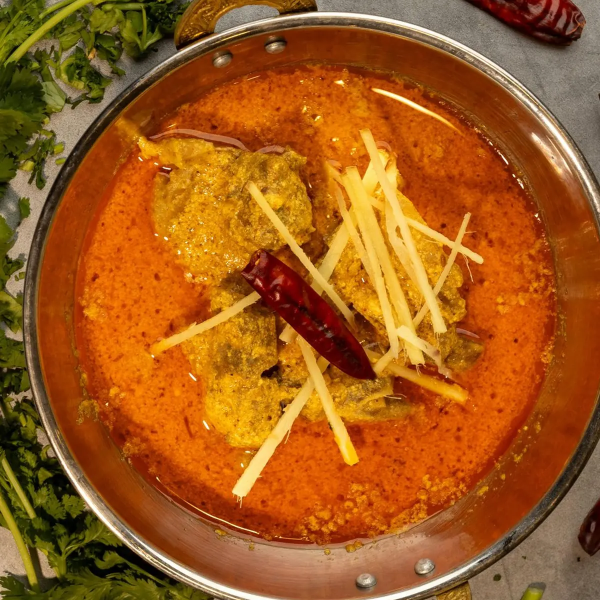
#> input picture img/beef-nihari-1200.webp, 1200 x 1200 px, given in place of thai.jpg, which was not available (shown at 1/2 size)
$ python build.py
#> lines starting #> are read from the running program, lines starting #| are printed output that depends on the picture; after the words box and inside, x2 and y2 are one past the last pixel; in counts of white or black regions, pixels touching at a corner belong together; pictures that were not available may be replaced by others from this repository, and a replacement may not be noted
"""Build web assets: optimized WebP images + per-dish 3D plate models (GLB).

Run:  python tools/build.py
Input:  assets/dishes/*.jpg  (one photo per dish)  and  assets/cat/*.jpg (category fallbacks)
Output: img/*.webp  and  models/*.glb

The GLB is a "plate" mesh — a shallow dish with a food dome in the middle — with the
dish photograph mapped onto it and sized to a real 27 cm plate, so AR places it on the
table at true size. Replace any .glb with a real photogrammetry scan when you have one.

The texture is a composite, not the raw photo: a soft ceramic-plate gradient with the
food photo blended into just the dome area, so the rim reads as a plate edge instead of
whatever was in the background of the photo. A normal map derived from the photo's own
detail (rice grains, char, sauce texture) is baked in too, so the surface catches light
unevenly instead of looking like a photo glued onto a smooth bump.
"""
import io, json, math, os, struct, glob
from PIL import Image, ImageDraw, ImageFilter, ImageChops

ROOT = os.path.dirname(os.path.dirname(os.path.abspath(__file__)))
os.chdir(ROOT)
os.makedirs("img", exist_ok=True)
os.makedirs("models", exist_ok=True)

# ---------------------------------------------------------------- images
def square(im: Image.Image, margin: float = 0.18) -> Image.Image:
    """Square crop around the food itself, not the middle of the frame.

    Food photography is rarely centred and often sits on a lot of empty dark table —
    a bowl in the lower-left corner would map onto the plate model as a black disc.
    Weighting pixels by saturation and brightness locates the dish, then the crop is
    taken around everything that scores highly, plus `margin` breathing room."""
    N = 64
    probe = im.convert("RGB").resize((N, N), Image.BILINEAR)
    px = probe.load()
    w = [[0.0] * N for _ in range(N)]
    peak = 0.0
    for y in range(N):
        for x in range(N):
            r, g, b = px[x, y]
            hi, lo = max(r, g, b), min(r, g, b)
            v = (0.35 + (hi - lo) / 255) * (0.2 + hi / 255)
            v *= 1 - 0.3 * (((x - (N - 1) / 2) / (N / 2)) ** 2 + ((y - (N - 1) / 2) / (N / 2)) ** 2) / 2
            w[y][x] = v
            peak = max(peak, v)
    cut = peak * 0.55
    xs = [x for y in range(N) for x in range(N) if w[y][x] >= cut]
    ys = [y for y in range(N) for x in range(N) if w[y][x] >= cut]
    if not xs:
        cx = cy = 0.5
        side = 1.0
    else:
        x0, x1, y0, y1 = min(xs), max(xs) + 1, min(ys), max(ys) + 1
        cx, cy = (x0 + x1) / 2 / N, (y0 + y1) / 2 / N
        side = max(x1 - x0, y1 - y0) / N * (1 + margin)

    short = min(im.size)
    s_px = round(min(max(side * short, short * 0.45), short))   # never crazier than 45% of the frame
    left = min(max(round(cx * im.width - s_px / 2), 0), im.width - s_px)
    top = min(max(round(cy * im.height - s_px / 2), 0), im.height - s_px)
    return im.crop((left, top, left + s_px, top + s_px))


def webp(im: Image.Image, out: str, width: int, quality: int) -> None:
    w, h = im.size
    im = im.resize((width, round(h * width / w)), Image.LANCZOS)
    im.save(out, "WEBP", quality=quality, method=6)

def build_images(src: str, slug: str, sizes=((560, 72), (1200, 76))) -> None:
    im = square(Image.open(src).convert("RGB"))
    for width, q in sizes:
        webp(im, f"img/{slug}-{width}.webp", width, q)

# ---------------------------------------------------------------- 3D plate
PLATE_D, DOME, RIM, DEPTH = 0.27, 0.055, 0.006, 0.014   # metres
NR, NS = 30, 60                                          # rings, segments
DOME_EDGE = 0.78   # fraction of plate radius where the food mound ends (matches FOOD_FRAC below)

# Real dishes aren't all the same shape — a rice mound piles up, a stew lies flat.
# Height is a multiplier on DOME; skipped dishes (incl. the 4 category fallbacks) get 1.0.
DOME_SCALE = {
    "chicken-biryani": 1.15, "mutton-pulao": 1.1,
    "mutton-karahi": 0.75, "chicken-karahi": 0.75,
    "beef-nihari": 0.55, "haleem": 0.5, "dal-makhani": 0.5,
    "seekh-kebab": 0.55, "chicken-tikka": 0.55,
}

def profile(t: float, scale: float = 1.0) -> float:
    food = DOME * scale * max(0.0, 1.0 - (t / DOME_EDGE) ** 2) ** 0.85
    return food + RIM * t ** 5

# ------------------------------------------------------------- plate texture
FOOD_FRAC = 0.74   # diameter of the food photo circle, as a fraction of the full texture —
                    # matched to DOME_EDGE so the texture's food patch lines up with the mesh's food dome

def ceramic_base(size: int, tint=(241, 235, 224)) -> Image.Image:
    """A plain plate is a gradient, not a texture: bright centre, gentle falloff,
    a thin bright ring where light catches the rim's bevel."""
    n = 128
    c = n / 2
    edge_shade = int(232 - 34 * 0.7 ** 1.3)   # matches the f=1.0 ring below — keeps the untextured corners consistent
    g = Image.new("L", (n, n), edge_shade)
    d = ImageDraw.Draw(g)
    for i in range(int(c), 0, -1):
        f = i / c
        shade = 232 - 34 * max(0.0, f - 0.3) ** 1.3
        shade += 16 * math.exp(-((f - 0.88) ** 2) / 0.006)
        d.ellipse([c - i, c - i, c + i, c + i], fill=int(max(0, min(255, shade))))
    g = g.filter(ImageFilter.GaussianBlur(2)).resize((size, size), Image.LANCZOS)
    return Image.merge("RGB", [g.point(lambda v, ch=ch: v * ch // 232) for ch in tint])

def build_texture(src_photo: str, tex_px: int) -> Image.Image:
    """Ceramic plate gradient with the dish photo feathered into the food-dome area only —
    the rim and underside stay a clean plate colour instead of showing photo background."""
    food = square(Image.open(src_photo).convert("RGB"), margin=0.03).resize((tex_px, tex_px), Image.LANCZOS)
    base = ceramic_base(tex_px)
    mask = Image.new("L", (tex_px, tex_px), 0)
    r = tex_px * FOOD_FRAC / 2
    c = tex_px / 2
    ImageDraw.Draw(mask).ellipse([c - r, c - r, c + r, c + r], fill=255)
    mask = mask.filter(ImageFilter.GaussianBlur(tex_px * 0.02))
    return Image.composite(food, base, mask)

def make_normal_map(color_im: Image.Image, amplify: float = 3.0) -> Image.Image:
    """Cheap bump map from the texture's own luminance gradient — real food isn't flat,
    so letting rice grains / char / sauce ripples perturb the surface normal is what
    keeps the dome from reading as 'photo glued onto a smooth blob' as it catches light."""
    g = color_im.convert("L").filter(ImageFilter.GaussianBlur(0.7))
    dx = ImageChops.subtract(g, ImageChops.offset(g, -1, 0), scale=1.0 / amplify, offset=128)
    dy = ImageChops.subtract(g, ImageChops.offset(g, 0, -1), scale=1.0 / amplify, offset=128)
    b = Image.new("L", g.size, 255)
    return Image.merge("RGB", (dx, dy, b))

def build_glb(src_photo: str, out: str, tex_px: int = 768, dome_scale: float = 1.0) -> None:
    R = PLATE_D / 2
    pos, nrm, uv, idx = [], [], [], []

    def planar_uv(x, z):
        return (0.5 + 0.47 * x / R, 0.5 + 0.47 * z / R)

    # --- top surface (food dome + rim)
    for i in range(NR + 1):
        t = i / NR
        r = t * R
        y = profile(t, dome_scale)
        dt = 1e-4
        slope = (profile(min(1.0, t + dt), dome_scale) - profile(max(0.0, t - dt), dome_scale)) / ((min(1.0, t + dt) - max(0.0, t - dt)) * R)
        for j in range(NS):
            a = 2 * math.pi * j / NS
            cx, cz = math.cos(a), math.sin(a)
            x, z = r * cx, r * cz
            pos.append((x, y, z))
            n = (-slope * cx, 1.0, -slope * cz)
            L = math.sqrt(sum(c * c for c in n)) or 1.0
            nrm.append(tuple(c / L for c in n))
            uv.append(planar_uv(x, z))
    for i in range(NR):
        for j in range(NS):
            a = i * NS + j
            b = i * NS + (j + 1) % NS
            c = (i + 1) * NS + (j + 1) % NS
            d = (i + 1) * NS + j
            idx += [a, b, c, a, c, d]

    # --- outer wall
    base = len(pos)
    y_top = profile(1.0, dome_scale)
    for ring_y in (y_top, -DEPTH):
        for j in range(NS):
            a = 2 * math.pi * j / NS
            cx, cz = math.cos(a), math.sin(a)
            pos.append((R * cx, ring_y, R * cz))
            nrm.append((cx, 0.0, cz))
            uv.append(planar_uv(R * cx * 0.985, R * cz * 0.985))
    for j in range(NS):
        a = base + j
        b = base + (j + 1) % NS
        c = base + NS + (j + 1) % NS
        d = base + NS + j
        idx += [a, c, b, a, d, c]

    # --- bottom
    cbase = len(pos)
    pos.append((0.0, -DEPTH, 0.0)); nrm.append((0.0, -1.0, 0.0)); uv.append(planar_uv(R * 0.985, 0.0))
    for j in range(NS):
        a = 2 * math.pi * j / NS
        cx, cz = math.cos(a), math.sin(a)
        pos.append((R * cx, -DEPTH, R * cz)); nrm.append((0.0, -1.0, 0.0))
        uv.append(planar_uv(R * cx * 0.985, R * cz * 0.985))   # clean ceramic band, not the food photo — this face is barely ever seen
    for j in range(NS):
        idx += [cbase, cbase + 1 + (j + 1) % NS, cbase + 1 + j]

    # --- texture: ceramic plate + feathered food photo, plus a bump map derived from it
    color_im = build_texture(src_photo, tex_px)
    jpg = io.BytesIO(); color_im.save(jpg, "JPEG", quality=82, optimize=True); tex = jpg.getvalue()
    nrm_buf = io.BytesIO(); make_normal_map(color_im).save(nrm_buf, "JPEG", quality=80, optimize=True); nrm_tex = nrm_buf.getvalue()

    # --- binary buffer
    def pad4(b): return b + b"\x00" * ((4 - len(b) % 4) % 4)
    b_pos = struct.pack("<%df" % (len(pos) * 3), *[c for v in pos for c in v])
    b_nrm = struct.pack("<%df" % (len(nrm) * 3), *[c for v in nrm for c in v])
    b_uv  = struct.pack("<%df" % (len(uv) * 2), *[c for v in uv for c in v])
    u16 = len(pos) < 65536
    b_idx = struct.pack(("<%dH" if u16 else "<%dI") % len(idx), *idx)
    parts, views, off = [], [], 0
    for data, target in ((b_pos, 34962), (b_nrm, 34962), (b_uv, 34962), (b_idx, 34963), (tex, None), (nrm_tex, None)):
        d = pad4(data)
        v = {"buffer": 0, "byteOffset": off, "byteLength": len(data)}
        if target: v["target"] = target
        views.append(v); parts.append(d); off += len(d)
    blob = b"".join(parts)

    mins = [min(v[k] for v in pos) for k in range(3)]
    maxs = [max(v[k] for v in pos) for k in range(3)]
    gltf = {
        "asset": {"version": "2.0", "generator": "mastara plate builder"},
        "scene": 0, "scenes": [{"nodes": [0]}],
        "nodes": [{"mesh": 0, "name": os.path.basename(out)[:-4]}],
        "meshes": [{"primitives": [{"attributes": {"POSITION": 0, "NORMAL": 1, "TEXCOORD_0": 2},
                                    "indices": 3, "material": 0}]}],
        "materials": [{"name": "dish", "doubleSided": False,
                       "pbrMetallicRoughness": {"baseColorTexture": {"index": 0},
                                                "metallicFactor": 0.0, "roughnessFactor": 0.55},
                       "normalTexture": {"index": 1}}],
        "textures": [{"sampler": 0, "source": 0}, {"sampler": 0, "source": 1}],
        "images": [{"bufferView": 4, "mimeType": "image/jpeg"}, {"bufferView": 5, "mimeType": "image/jpeg"}],
        "samplers": [{"magFilter": 9729, "minFilter": 9987, "wrapS": 33071, "wrapT": 33071}],
        "accessors": [
            {"bufferView": 0, "componentType": 5126, "count": len(pos), "type": "VEC3", "min": mins, "max": maxs},
            {"bufferView": 1, "componentType": 5126, "count": len(nrm), "type": "VEC3"},
            {"bufferView": 2, "componentType": 5126, "count": len(uv), "type": "VEC2"},
            {"bufferView": 3, "componentType": 5123 if u16 else 5125, "count": len(idx), "type": "SCALAR"},
        ],
        "bufferViews": views,
        "buffers": [{"byteLength": len(blob)}],
    }
    js = json.dumps(gltf, separators=(",", ":")).encode()
    js += b" " * ((4 - len(js) % 4) % 4)
    glb = b"glTF" + struct.pack("<II", 2, 12 + 8 + len(js) + 8 + len(blob))
    glb += struct.pack("<I", len(js)) + b"JSON" + js
    glb += struct.pack("<I", len(blob)) + b"BIN\x00" + blob
    with open(out, "wb") as f:
        f.write(glb)

# ---------------------------------------------------------------- run
if __name__ == "__main__":
    jobs = [(p, os.path.basename(p)[:-4]) for p in sorted(glob.glob("assets/dishes/*.jpg"))]
    jobs += [(f"assets/cat/{n}.jpg", n) for n in ("thai", "chinese", "fastfood", "continental")]
    for src, slug in jobs:
        build_images(src, slug)
#> in square, `N = 64`: N = 64
#> in square, `probe = im.convert("RGB").resize((N, N), Image.BILINEAR)`:
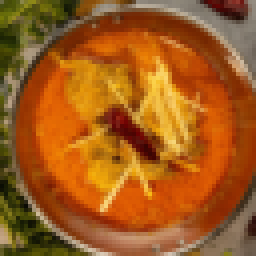
#> probe: PIL image 64x64 RGB (shown 4 times larger); mean R, G, B 160.1, 91.2, 28.2
#> in square, `w = [[0.0] * N for _ in range(N)]`: w = 64 items
#> in square, `xs = [x for y in range(N) for x in range(N) if w[y][x] >= cut]`: xs = 1691 values, max 58 at index 1067, min 6 at index 955, mean 32.88
#> in square, `ys = [y for y in range(N) for x in range(N) if w[y][x] >= cut]`: ys = 1691 values from 8 to 56
#> in square, `x0, x1, y0, y1 = min(xs), max(xs) + 1, min(ys), max(ys) + 1`: x0 = 6; x1 = 59; y0 = 8; y1 = 57
#> in square, `cx, cy = (x0 + x1) / 2 / N, (y0 + y1) / 2 / N`: cx = 0.508
#> in square, `side = max(x1 - x0, y1 - y0) / N * (1 + margin)`: side = 0.977
#> in square, `s_px = round(min(max(side * short, short * 0.45), short))`: s_px = 1173
#> in square, `left = min(max(round(cx * im.width - s_px / 2), 0), im.width - s_px)`: left = 23
#> the loop in build_images, `for width, q in sizes:` made 2 passes
#> pass 1, in webp, `im = im.resize((width, round(h * width / w)), Image.LANCZOS)`:
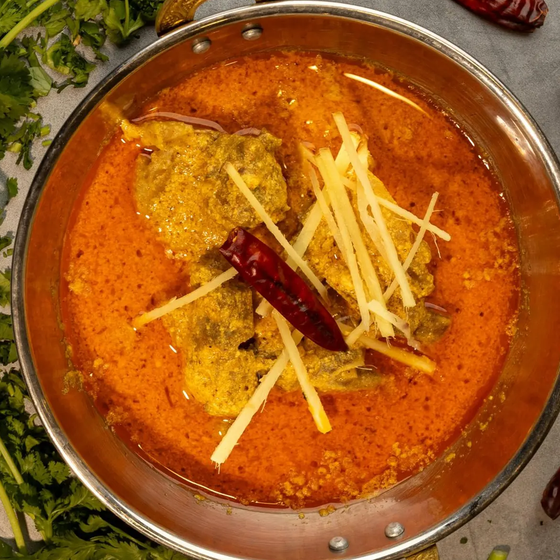
#> im: PIL image 560x560 RGB; mean R, G, B 162.8, 91.4, 27.6
        build_glb(src, f"models/{slug}.glb", dome_scale=DOME_SCALE.get(slug, 1.0))
#> in build_texture, `food = square(Image.open(src_photo).convert("RGB"), margin=0.03).resiz..`:
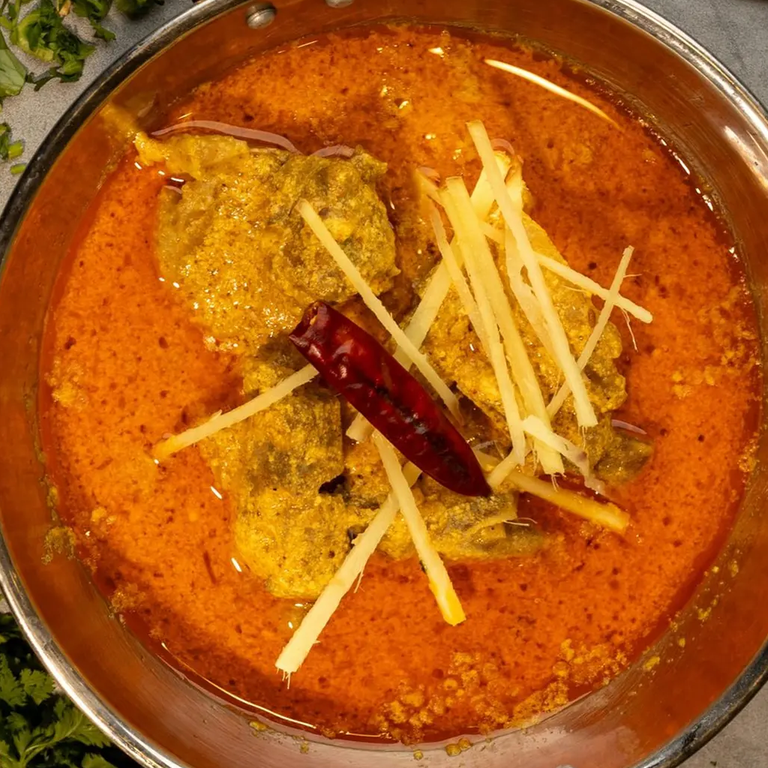
#> food: PIL image 768x768 RGB; mean R, G, B 176.7, 92.5, 20.8
#> in ceramic_base, `g = Image.new("L", (n, n), edge_shade)`: g: PIL image 128x128 L; every value is 210
#> in build_texture, `mask = Image.new("L", (tex_px, tex_px), 0)`: mask: PIL image 768x768 L; every value is 0
#> in build_texture, `ImageDraw.Draw(mask).ellipse([c - r, c - r, c + r, c + r], fill=255)`:
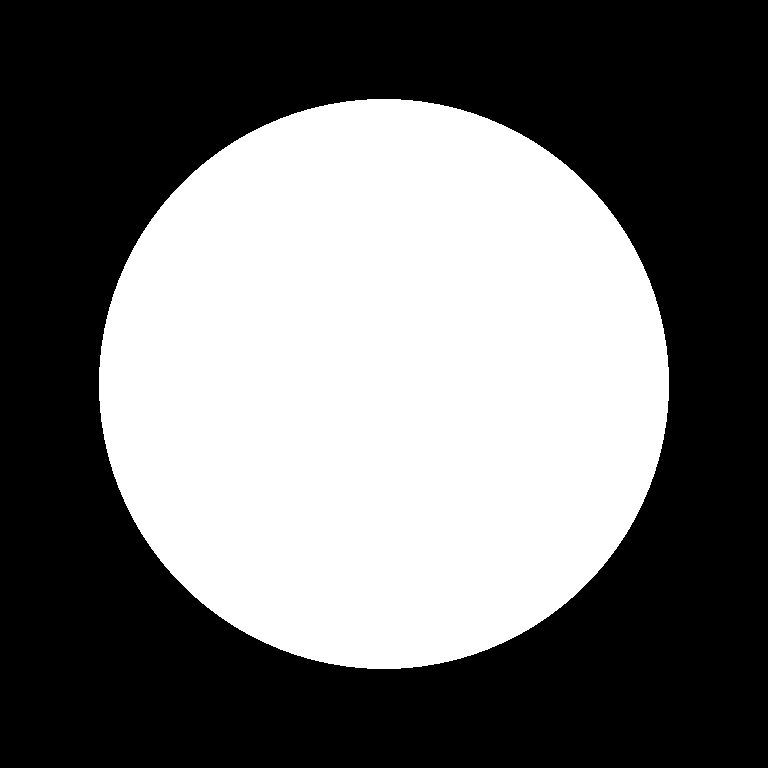
#> mask: PIL image 768x768 L; 43.2% white; 1 white region, box (x1, y1, x2, y2) and area: (99, 99, 669, 669) 255068
#> in make_normal_map, `g = color_im.convert("L").filter(ImageFilter.GaussianBlur(0.7))`:
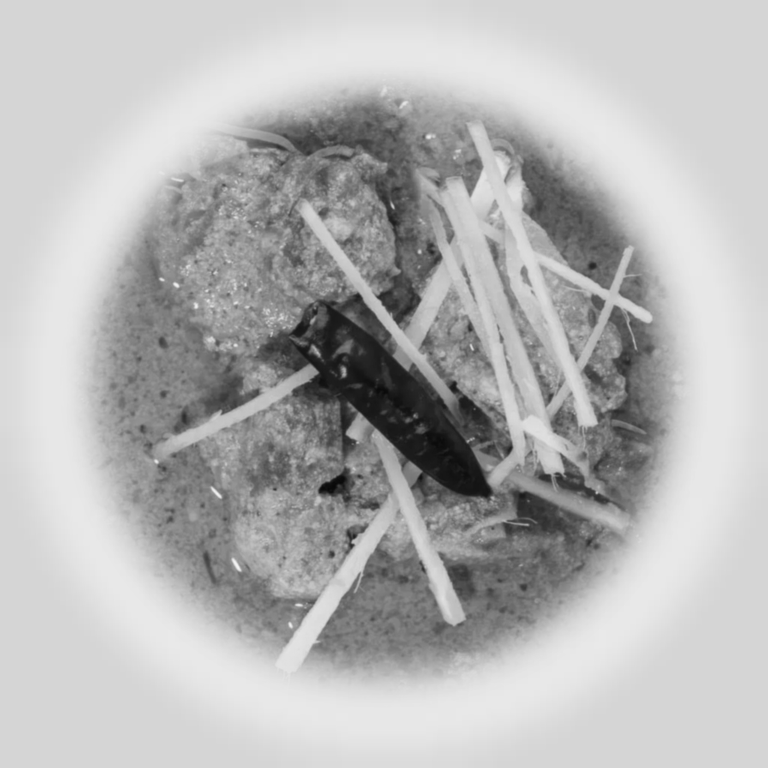
#> g: PIL image 768x768 L; min 8, max 243, mean 180.8
#> in make_normal_map, `dy = ImageChops.subtract(g, ImageChops.offset(g, 0, -1), scale=1.0 / a..`:
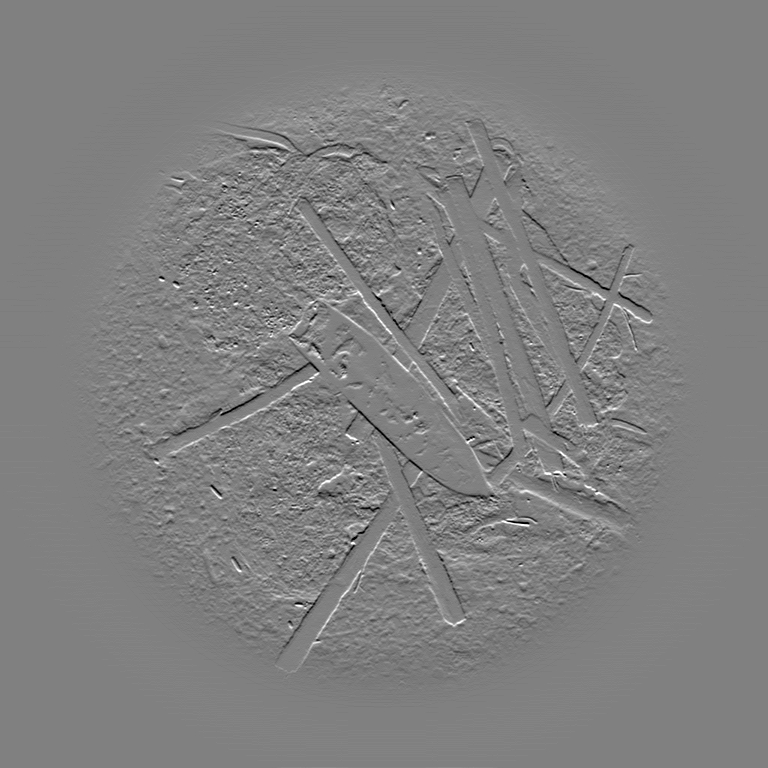
#> dy: PIL image 768x768 L; min 0, max 255, mean 128
#> in make_normal_map, `b = Image.new("L", g.size, 255)`: b: PIL image 768x768 L; every value is 255
#> in make_normal_map, `return Image.merge("RGB", (dx, dy, b))`:
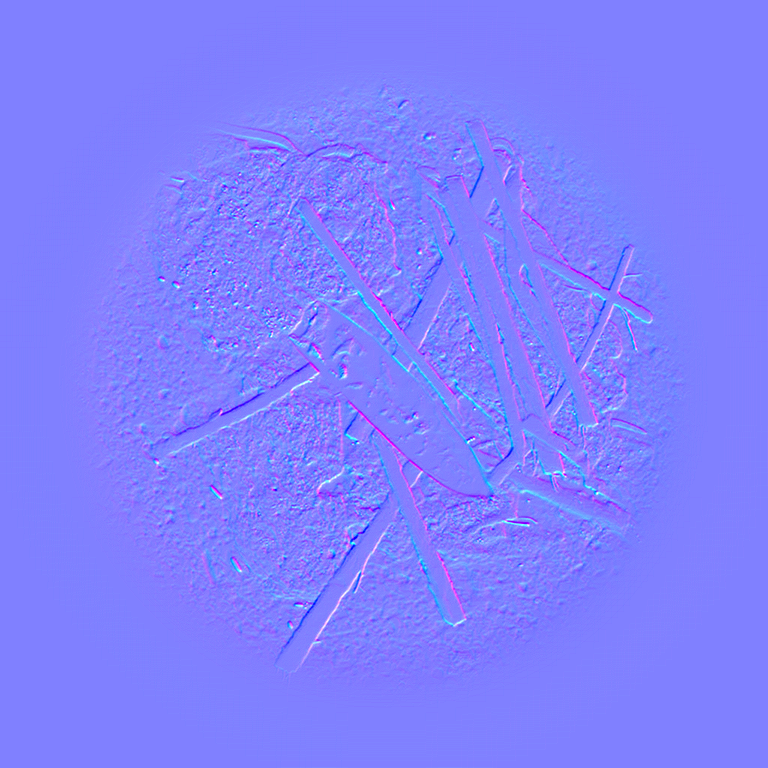
#> returned value: PIL image 768x768 RGB; mean R, G, B 128, 128, 255
        print(f"{slug:20s} {os.path.getsize(f'models/{slug}.glb')//1024:5d} KB glb")
#> pass 2 of the loop `for src, slug in jobs:`:
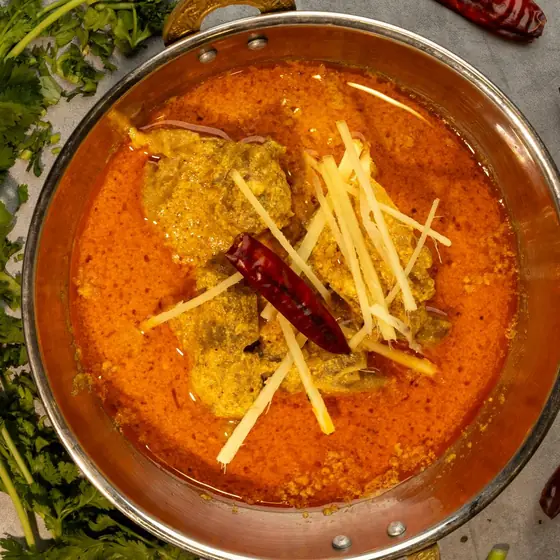
#> input picture img/beef-nihari-560.webp, 560 x 560 px, given in place of chinese.jpg, which was not available
#> in square (call 3), `probe = im.convert("RGB").resize((N, N), Image.BILINEAR)`:
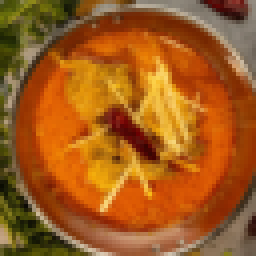
#> probe: PIL image 64x64 RGB (shown 4 times larger); mean R, G, B 160.2, 91.2, 28.6
#> xs = 1700 values, max 58 at index 1071, min 6 at index 958, mean 32.88
#> ys = 1700 values from 8 to 56
#> side = 0.977
#> s_px = 547
#> left = 11
#> in make_normal_map (call 2), `return Image.merge("RGB", (dx, dy, b))`:
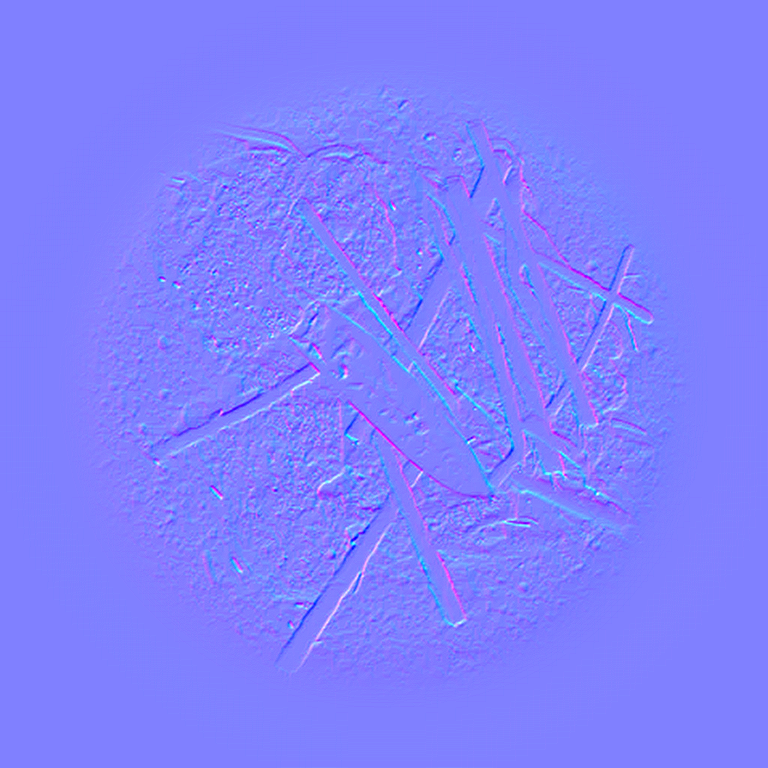
#> returned value: PIL image 768x768 RGB; mean R, G, B 128, 128, 255
#> (the run stopped early here; a loop or call above may not have finished)
